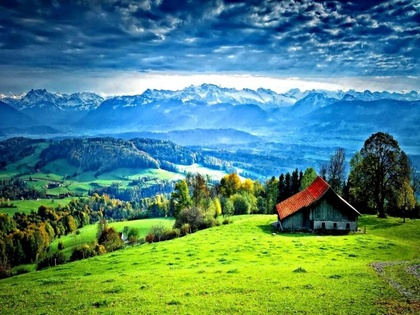
%> input picture OTSU/ev.jpg, 420 x 315 px, shrunk from 900 x 675 before the run
$ octave kiyasla.m   (GNU Octave 9; MATLAB toolbox functions it lacks are replaced by stand-ins)
%> lines starting %> are read from the running program, lines starting %| are printed output that depends on the picture
%> further down, I is the input picture: size 315x420x3 uint8; mean R, G, B 81.5, 133.9, 117.9
### OTSU/otsu.m
function [sonuc]=otsu(resim)
%resim=imread('yusaku.jpg'); % resmi oku
resim_gri=rgb2gray(resim); %resmi gri skalaya geçir
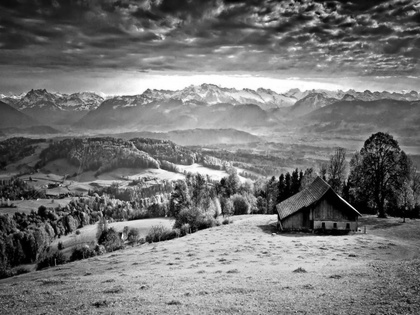
%> resim_gri: size 315x420 uint8; min 0, max 255, mean 116.4

[H,W]=size(resim_gri); %resim boyutu
%> H = 315; W = 420

resim_gri=im2double(resim_gri); % iþlem uygulamak için 0-1 aralýðýna çek
%> resim_gri: size 315x420 double


resim_max=max(max(resim_gri)); % resmin minimumu
%> resim_max = 1
resim_min=min(min(resim_gri)); %resmin maksimumu
%> resim_min = 0

%esik_degeri=rand()*(resim_max-resim_min)+resim_min;

esik_degeri=(resim_max+resim_min)/2; %resmin baþlangýç için eþik deðeri
%> esik_degeri = 0.5

t0=esik_degeri; % eþik deðer ilk durum
%> t0 = 0.5
t1=0; %son durum

while abs(t1-t0)>0.001 % eðer deðiþme 0.001 den yüksekse devam

t0=esik_degeri;

esik_ustu_ort=0;
esik_alti_ort=0;


esik_ustu_sayilar=0;
esik_alti_sayilar=0;


for i=1:H
    for j=1:W

        if resim_gri(i,j)> esik_degeri % eþik deðerin üstünde kalanlar

            esik_ustu_sayilar=esik_ustu_sayilar+1; % sayýsý
            esik_ustu_ort=esik_ustu_ort+resim_gri(i,j); %toplamlarý

        end
        if resim_gri(i,j) <= esik_degeri % eþik deðerin altýnda kalanlar

            esik_alti_sayilar=esik_alti_sayilar+1;
            esik_alti_ort=esik_alti_ort+resim_gri(i,j);


        end
    end
end

%esik_degeri=esik_degeri*256;
esik_ustu_ort=(esik_ustu_ort/esik_ustu_sayilar); % eþik deðerin altý ve üstü için ortalamalar
esik_alti_ort=(esik_alti_ort/esik_alti_sayilar);

esik_degeri=(esik_ustu_ort+esik_alti_ort)/2; % yeni eþik deðeri

t1=esik_degeri; % yeni eþik deðerini t1 durumuna atarak kýyaslama yap

end
%> this loop made 5 passes
%> (t0, esik_ustu_ort, esik_alti_ort, esik_degeri, t1) on passes 1 to 5: (0.5, 0.676, 0.295, 0.486, 0.486), (0.486, 0.667, 0.287, 0.477, 0.477), (0.477, 0.662, 0.283, 0.473, 0.473), (0.473, 0.66, 0.281, 0.471, 0.471), (0.471, 0.66, 0.281, 0.471, 0.471)
sonuc=t1;
%> sonuc = 0.471
disp(sonuc);
%| 0.4706
end

### OTSU/kiyasla.m
I = imread('ev.jpg');


hesaplanan=otsu(I);
%> hesaplanan = 0.471
disp(hesaplanan);
%| 0.4706
disp('**************************');

[counts,x] = imhist(I,256);
%> counts = 256 values, max 10443 at index 1, min 781 at index 234, mean 1550.4; x = 256 values from 0 to 255
T = otsuthresh(counts);
%> T = 0.455
disp(T);
%| 0.4549
disp('**************************');

dogruluk_orani=(T/hesaplanan)*100;
%> dogruluk_orani = 96.66
disp(dogruluk_orani);
%| 96.656
